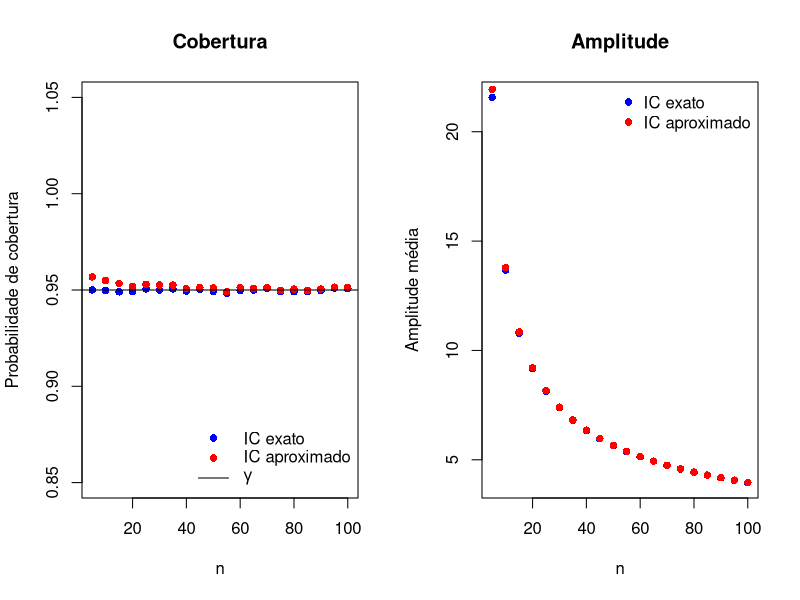
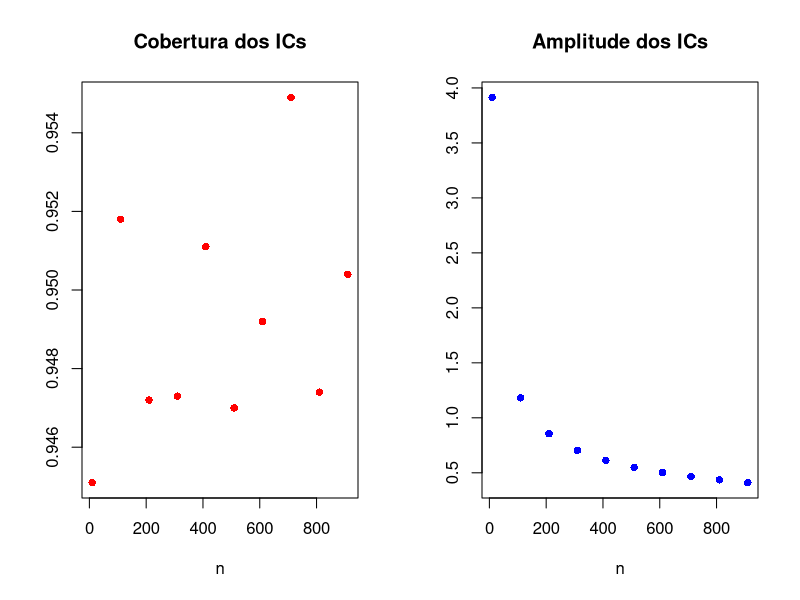

R code for these plots, in order:
## ---- chunk 1
set.seed(8)

theta0 <- 4
n <- 10
MC <- 10000
gamma <- 0.95

I1 <- numeric(MC)
I2 <- numeric(MC)
for (i in seq_len(MC)) {
  # rexp() recebe diretamente a taxa theta0.
  x <- rexp(n, rate = theta0)

  # Construindo um IC com 95% de confiança.
  c1 <- qchisq((1 - gamma) / 2, df = 2 * n)
  c2 <- qchisq((1 + gamma) / 2, df = 2 * n)
  I1[i] <- round(c1 / (2 * sum(x)), 4)
  I2[i] <- round(c2 / (2 * sum(x)), 4)
}

acertos <- I1 <= theta0 & theta0 <= I2
cat(sprintf("IC_Obs(1)(theta, 0.95) = [%g, %g]\n", I1[1], I2[1]))
cat(sprintf("ICs que contêm theta: %.2f%%\n", 100 * mean(acertos)))
## ---- chunk 2
#| output: false
# Modelo Gama(theta, 1) e ICs assintóticos.
set.seed(13)

newton_raphson <- function(x) {
  n <- length(x)
  theta <- mean(x) # Chute inicial: média amostral.
  erro_maximo <- 1e-5
  erro <- Inf
  iteracoes_maximas <- 1000

  for (i in seq_len(iteracoes_maximas)) {
    escore <- sum(log(x)) - n * digamma(theta)
    hessiana <- -n * trigamma(theta)
    theta_novo <- theta - escore / hessiana
    erro <- abs(theta_novo - theta)
    theta <- theta_novo
    if (erro <= erro_maximo) {
      return(theta)
    }
  }

  stop(sprintf(
    "O método não convergiu em %d iterações.",
    iteracoes_maximas
  ))
}

monte_carlo_a <- function(M, gamma, n, theta0) {
  inferiores <- numeric(M)
  superiores <- numeric(M)
  c2 <- qnorm((1 + gamma) / 2)

  for (i in seq_len(M)) {
    x <- rgamma(n, shape = theta0, scale = 1)
    emv <- newton_raphson(x)
    erro_padrao <- sqrt(1 / (n * trigamma(emv)))
    inferiores[i] <- emv - c2 * erro_padrao
    superiores[i] <- emv + c2 * erro_padrao
  }

  acertos <- inferiores <= theta0 & theta0 <= superiores
  mean(acertos)
}
## ---- chunk 3
cenarios <- list(
  c(M = 10000, gamma = 0.95, n = 100, theta0 = 100),
  c(M = 10000, gamma = 0.99, n = 100, theta0 = 100),
  c(M = 10000, gamma = 0.99, n = 5, theta0 = 75)
)
for (cenario in cenarios) {
  confianca <- monte_carlo_a(
    cenario["M"], cenario["gamma"], cenario["n"], cenario["theta0"]
  )
  cat(sprintf(
    paste0(
      "Confiança para %.0f simulações com alvo %.2f, ",
      "n = %.0f, theta0 = %g: %.2f%%\n"
    ),
    cenario["M"], cenario["gamma"], cenario["n"], cenario["theta0"],
    100 * confianca
  ))
}
## ---- chunk 4
#| output: false
monte_carlo_b <- function(M, gamma, n, theta0) {
  g <- function(a) 1 / sqrt(a)
  g1 <- function(a) -1 / (2 * a^(3 / 2))

  inferiores <- numeric(M)
  superiores <- numeric(M)
  c2 <- qnorm((1 + gamma) / 2)

  for (i in seq_len(M)) {
    x <- rgamma(n, shape = theta0, scale = 1)
    emv <- newton_raphson(x)
    erro_padrao <- sqrt(g1(emv)^2 / (n * trigamma(emv)))
    inferiores[i] <- g(emv) - c2 * erro_padrao
    superiores[i] <- g(emv) + c2 * erro_padrao
  }

  acertos <- inferiores <= g(theta0) & g(theta0) <= superiores
  mean(acertos)
}
## ---- chunk 5
for (cenario in cenarios) {
  confianca <- monte_carlo_b(
    cenario["M"], cenario["gamma"], cenario["n"], cenario["theta0"]
  )
  cat(sprintf(
    paste0(
      "Confiança para %.0f simulações com alvo %.2f, ",
      "n = %.0f, theta0 = %g: %.2f%%\n"
    ),
    cenario["M"], cenario["gamma"], cenario["n"], cenario["theta0"],
    100 * confianca
  ))
}
## ---- chunk 6
#| output: false
monte_carlo_c <- function(M, gamma, n, theta0) {
  g <- function(a) dgamma(a, shape = a, scale = 1, log = TRUE)
  g1 <- function(a) -digamma(a) + log(a) - 1 / a

  inferiores <- numeric(M)
  superiores <- numeric(M)
  c2 <- qnorm((1 + gamma) / 2)

  for (i in seq_len(M)) {
    x <- rgamma(n, shape = theta0, scale = 1)
    emv <- newton_raphson(x)
    erro_padrao <- sqrt(g1(emv)^2 / (n * trigamma(emv)))
    inferiores[i] <- g(emv) - c2 * erro_padrao
    superiores[i] <- g(emv) + c2 * erro_padrao
  }

  acertos <- inferiores <= g(theta0) & g(theta0) <= superiores
  mean(acertos)
}
## ---- chunk 7
for (cenario in cenarios) {
  confianca <- monte_carlo_c(
    cenario["M"], cenario["gamma"], cenario["n"], cenario["theta0"]
  )
  cat(sprintf(
    paste0(
      "Confiança para %.0f simulações com alvo %.2f, ",
      "n = %.0f, theta0 = %g: %.2f%%\n"
    ),
    cenario["M"], cenario["gamma"], cenario["n"], cenario["theta0"],
    100 * confianca
  ))
}
## ---- chunk 8
#| output: false
monte_carlo_d <- function(M, gamma, n, theta0) {
  g <- function(a) dgamma(a, shape = a, scale = 1)
  g1 <- function(a) g(a) * (-digamma(a) + log(a) - 1 / a)

  inferiores <- numeric(M)
  superiores <- numeric(M)
  c2 <- qnorm((1 + gamma) / 2)

  for (i in seq_len(M)) {
    x <- rgamma(n, shape = theta0, scale = 1)
    emv <- newton_raphson(x)
    erro_padrao <- sqrt(g1(emv)^2 / (n * trigamma(emv)))
    inferiores[i] <- g(emv) - c2 * erro_padrao
    superiores[i] <- g(emv) + c2 * erro_padrao
  }

  acertos <- inferiores <= g(theta0) & g(theta0) <= superiores
  mean(acertos)
}
## ---- chunk 9
for (cenario in cenarios) {
  confianca <- monte_carlo_d(
    cenario["M"], cenario["gamma"], cenario["n"], cenario["theta0"]
  )
  cat(sprintf(
    paste0(
      "Confiança para %.0f simulações com alvo %.2f, ",
      "n = %.0f, theta0 = %g: %.2f%%\n"
    ),
    cenario["M"], cenario["gamma"], cenario["n"], cenario["theta0"],
    100 * confianca
  ))
}
## ---- chunk 10
#| output: false
set.seed(13)

monte_carlo_realxaprox <- function() {
  theta0 <- 10
  M <- 100000
  ns <- seq(5, 100, by = 5)
  gamma <- 0.95
  z <- qnorm((1 + gamma) / 2)

  cobertura_exata <- numeric(length(ns))
  cobertura_aproximada <- numeric(length(ns))
  amplitude_exata <- numeric(length(ns))
  amplitude_aproximada <- numeric(length(ns))

  for (i in seq_along(ns)) {
    n <- ns[i]
    # A soma de n exponenciais com taxa theta0 segue uma gama.
    somas <- rgamma(M, shape = n, scale = 1 / theta0)

    c1 <- qchisq((1 - gamma) / 2, df = 2 * n)
    c2 <- qchisq((1 + gamma) / 2, df = 2 * n)
    I1 <- c1 / (2 * somas)
    I2 <- c2 / (2 * somas)

    emv <- n / somas
    Ia1 <- emv - z * emv / sqrt(n)
    Ia2 <- emv + z * emv / sqrt(n)

    cobertura_exata[i] <- mean(I1 <= theta0 & theta0 <= I2)
    cobertura_aproximada[i] <- mean(Ia1 <= theta0 & theta0 <= Ia2)
    amplitude_exata[i] <- mean(I2 - I1)
    amplitude_aproximada[i] <- mean(Ia2 - Ia1)
  }

  op <- par(mfrow = c(1, 2))
  on.exit(par(op))

  plot(
    ns, cobertura_exata,
    col = "blue", pch = 16,
    ylim = c(gamma - 0.1, gamma + 0.1),
    main = "Cobertura", xlab = "n", ylab = "Probabilidade de cobertura"
  )
  points(ns, cobertura_aproximada, col = "red", pch = 16)
  abline(h = gamma)
  legend(
    "bottomright",
    legend = c("IC exato", "IC aproximado", expression(gamma)),
    col = c("blue", "red", "black"), pch = c(16, 16, NA),
    lty = c(NA, NA, 1), bty = "n"
  )

  plot(
    ns, amplitude_exata,
    col = "blue", pch = 16,
    main = "Amplitude", xlab = "n", ylab = "Amplitude média"
  )
  points(ns, amplitude_aproximada, col = "red", pch = 16)
  legend(
    "topright", legend = c("IC exato", "IC aproximado"),
    col = c("blue", "red"), pch = 16, bty = "n"
  )

  invisible(NULL)
}
## ---- chunk 11
monte_carlo_realxaprox()
## ---- chunk 12
#| output: false
set.seed(13)

monte_carlo_poiss <- function() {
  theta0 <- 10
  ns <- seq(10, 1000, by = 100)
  M <- 10000
  gamma <- 0.95
  z <- qnorm((1 + gamma) / 2)

  amplitude <- numeric(length(ns))
  cobertura <- numeric(length(ns))
  for (i in seq_along(ns)) {
    n <- ns[i]
    # A soma de n Poisson(theta0) segue Poisson(n * theta0).
    emv <- rpois(M, lambda = n * theta0) / n
    erro_padrao <- sqrt(emv / n)
    I1 <- emv - z * erro_padrao
    I2 <- emv + z * erro_padrao

    amplitude[i] <- mean(I2 - I1)
    cobertura[i] <- mean(I1 <= theta0 & theta0 <= I2)
  }

  op <- par(mfrow = c(1, 2))
  on.exit(par(op))
  plot(ns, cobertura, col = "red", pch = 16,
       main = "Cobertura dos ICs", xlab = "n", ylab = "")
  plot(ns, amplitude, col = "blue", pch = 16,
       main = "Amplitude dos ICs", xlab = "n", ylab = "")
  invisible(NULL)
}
## ---- chunk 13
monte_carlo_poiss()
